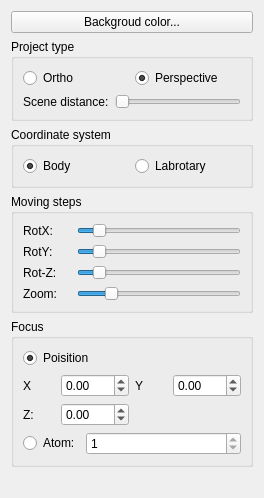
       <widget class="QWidget" name="scenePropertyTab">
        <attribute name="title">
         <string>Property</string>
        </attribute>
        <layout class="QVBoxLayout" name="verticalLayout_12">
         <item>
          <widget class="QPushButton" name="changeSceneColor">
           <property name="text">
            <string>Backgroud color...</string>
           </property>
           <property name="checkable">
            <bool>false</bool>
           </property>
          </widget>
         </item>
         <item>
          <widget class="QGroupBox" name="projecttypgroupBox">
           <property name="maximumSize">
            <size>
             <width>16777215</width>
             <height>104</height>
            </size>
           </property>
           <property name="title">
            <string>Project type</string>
           </property>
           <layout class="QVBoxLayout" name="verticalLayout_29">
            <item>
             <layout class="QHBoxLayout" name="horizontalLayout_38">
              <item>
               <widget class="QRadioButton" name="projectOrtho">
                <property name="text">
                 <string>Ortho</string>
                </property>
               </widget>
              </item>
              <item>
               <widget class="QRadioButton" name="projectPerspective">
                <property name="text">
                 <string>Perspective</string>
                </property>
                <property name="checked">
                 <bool>true</bool>
                </property>
               </widget>
              </item>
             </layout>
            </item>
            <item>
             <layout class="QHBoxLayout" name="horizontalLayout_39">
              <item>
               <widget class="QLabel" name="label">
                <property name="text">
                 <string>Scene distance:</string>
                </property>
                <property name="buddy">
                 <cstring>distanceSlider</cstring>
                </property>
               </widget>
              </item>
              <item>
               <widget class="QSlider" name="distanceSlider">
                <property name="orientation">
                 <enum>Qt::Horizontal</enum>
                </property>
               </widget>
              </item>
             </layout>
            </item>
           </layout>
          </widget>
         </item>
         <item>
          <widget class="QGroupBox" name="coordisysgroupBox">
           <property name="maximumSize">
            <size>
             <width>16777215</width>
             <height>100</height>
            </size>
           </property>
           <property name="title">
            <string>Coordinate system</string>
           </property>
           <layout class="QHBoxLayout" name="horizontalLayout_40">
            <item>
             <widget class="QRadioButton" name="coordsysBody">
              <property name="text">
               <string>Body       </string>
              </property>
              <property name="checked">
               <bool>true</bool>
              </property>
             </widget>
            </item>
            <item>
             <widget class="QRadioButton" name="coordsysLab">
              <property name="text">
               <string>Labrotary</string>
              </property>
             </widget>
            </item>
           </layout>
          </widget>
         </item>
         <item>
          <widget class="QGroupBox" name="movingstepGroupBox">
           <property name="title">
            <string>Moving steps</string>
           </property>
           <layout class="QVBoxLayout" name="verticalLayout_30">
            <item>
             <layout class="QHBoxLayout" name="horizontalLayout_41">
              <item>
               <widget class="QLabel" name="label_8">
                <property name="sizePolicy">
                 <sizepolicy hsizetype="Fixed" vsizetype="Preferred">
                  <horstretch>0</horstretch>
                  <verstretch>0</verstretch>
                 </sizepolicy>
                </property>
                <property name="minimumSize">
                 <size>
                  <width>48</width>
                  <height>0</height>
                 </size>
                </property>
                <property name="maximumSize">
                 <size>
                  <width>68</width>
                  <height>16777215</height>
                 </size>
                </property>
                <property name="text">
                 <string>RotX:</string>
                </property>
               </widget>
              </item>
              <item>
               <widget class="QSlider" name="rotationstepXSlider">
                <property name="minimum">
                 <number>1</number>
                </property>
                <property name="maximum">
                 <number>90</number>
                </property>
                <property name="value">
                 <number>10</number>
                </property>
                <property name="orientation">
                 <enum>Qt::Horizontal</enum>
                </property>
               </widget>
              </item>
             </layout>
            </item>
            <item>
             <layout class="QHBoxLayout" name="horizontalLayout_42">
              <item>
               <widget class="QLabel" name="label_22">
                <property name="sizePolicy">
                 <sizepolicy hsizetype="Fixed" vsizetype="Preferred">
                  <horstretch>0</horstretch>
                  <verstretch>0</verstretch>
                 </sizepolicy>
                </property>
                <property name="minimumSize">
                 <size>
                  <width>48</width>
                  <height>0</height>
                 </size>
                </property>
                <property name="maximumSize">
                 <size>
                  <width>68</width>
                  <height>16777215</height>
                 </size>
                </property>
                <property name="text">
                 <string>RotY:</string>
                </property>
               </widget>
              </item>
              <item>
               <widget class="QSlider" name="rotationstepYSlider">
                <property name="minimum">
                 <number>1</number>
                </property>
                <property name="maximum">
                 <number>90</number>
                </property>
                <property name="value">
                 <number>10</number>
                </property>
                <property name="orientation">
                 <enum>Qt::Horizontal</enum>
                </property>
               </widget>
              </item>
             </layout>
            </item>
            <item>
             <layout class="QHBoxLayout" name="horizontalLayout_43">
              <item>
               <widget class="QLabel" name="label_23">
                <property name="sizePolicy">
                 <sizepolicy hsizetype="Fixed" vsizetype="Preferred">
                  <horstretch>0</horstretch>
                  <verstretch>0</verstretch>
                 </sizepolicy>
                </property>
                <property name="minimumSize">
                 <size>
                  <width>48</width>
                  <height>0</height>
                 </size>
                </property>
                <property name="maximumSize">
                 <size>
                  <width>68</width>
                  <height>16777215</height>
                 </size>
                </property>
                <property name="text">
                 <string>Rot-Z:</string>
                </property>
               </widget>
              </item>
              <item>
               <widget class="QSlider" name="rotationstepZSlider">
                <property name="minimum">
                 <number>1</number>
                </property>
                <property name="maximum">
                 <number>90</number>
                </property>
                <property name="value">
                 <number>10</number>
                </property>
                <property name="orientation">
                 <enum>Qt::Horizontal</enum>
                </property>
               </widget>
              </item>
             </layout>
            </item>
            <item>
             <layout class="QHBoxLayout" name="horizontalLayout_44">
              <item>
               <widget class="QLabel" name="label_30">
                <property name="sizePolicy">
                 <sizepolicy hsizetype="Preferred" vsizetype="Preferred">
                  <horstretch>0</horstretch>
                  <verstretch>0</verstretch>
                 </sizepolicy>
                </property>
                <property name="minimumSize">
                 <size>
                  <width>48</width>
                  <height>0</height>
                 </size>
                </property>
                <property name="maximumSize">
                 <size>
                  <width>48</width>
                  <height>16777215</height>
                 </size>
                </property>
                <property name="text">
                 <string>Zoom:</string>
                </property>
               </widget>
              </item>
              <item>
               <widget class="QSlider" name="rotationstepZoomSlider">
                <property name="minimum">
                 <number>1</number>
                </property>
                <property name="maximum">
                 <number>50</number>
                </property>
                <property name="value">
                 <number>10</number>
                </property>
                <property name="orientation">
                 <enum>Qt::Horizontal</enum>
                </property>
               </widget>
              </item>
             </layout>
            </item>
           </layout>
          </widget>
         </item>
         <item>
          <widget class="QGroupBox" name="scenestyleFocusGroupBox">
           <property name="title">
            <string>Focus</string>
           </property>
           <layout class="QVBoxLayout" name="verticalLayout_24">
            <item>
             <widget class="QRadioButton" name="focusthroughPosRadioButton">
              <property name="text">
               <string>Poisition</string>
              </property>
              <property name="checked">
               <bool>true</bool>
              </property>
             </widget>
            </item>
            <item>
             <layout class="QHBoxLayout" name="horizontalLayout_31">
              <property name="spacing">
               <number>6</number>
              </property>
              <item>
               <widget class="QLabel" name="label_33">
                <property name="sizePolicy">
                 <sizepolicy hsizetype="Fixed" vsizetype="Preferred">
                  <horstretch>0</horstretch>
                  <verstretch>0</verstretch>
                 </sizepolicy>
                </property>
                <property name="minimumSize">
                 <size>
                  <width>32</width>
                  <height>0</height>
                 </size>
                </property>
                <property name="maximumSize">
                 <size>
                  <width>32</width>
                  <height>16777215</height>
                 </size>
                </property>
                <property name="text">
                 <string>X</string>
                </property>
                <property name="buddy">
                 <cstring>clipPosXSpinBox</cstring>
                </property>
               </widget>
              </item>
              <item>
               <widget class="QDoubleSpinBox" name="focusPosXSpinBox">
                <property name="toolTip">
                 <string/>
                </property>
                <property name="minimum">
                 <double>-999.990000000000009</double>
                </property>
                <property name="maximum">
                 <double>999.990000000000009</double>
                </property>
               </widget>
              </item>
              <item>
               <widget class="QLabel" name="label_41">
                <property name="sizePolicy">
                 <sizepolicy hsizetype="Fixed" vsizetype="Preferred">
                  <horstretch>0</horstretch>
                  <verstretch>0</verstretch>
                 </sizepolicy>
                </property>
                <property name="minimumSize">
                 <size>
                  <width>32</width>
                  <height>0</height>
                 </size>
                </property>
                <property name="maximumSize">
                 <size>
                  <width>32</width>
                  <height>16777215</height>
                 </size>
                </property>
                <property name="text">
                 <string>Y</string>
                </property>
               </widget>
              </item>
              <item>
               <widget class="QDoubleSpinBox" name="focusPosYSpinBox">
                <property name="minimum">
                 <double>-999.990000000000009</double>
                </property>
                <property name="maximum">
                 <double>999.990000000000009</double>
                </property>
               </widget>
              </item>
             </layout>
            </item>
            <item>
             <layout class="QHBoxLayout" name="horizontalLayout_33">
              <item>
               <widget class="QLabel" name="label_43">
                <property name="sizePolicy">
                 <sizepolicy hsizetype="Fixed" vsizetype="Preferred">
                  <horstretch>0</horstretch>
                  <verstretch>0</verstretch>
                 </sizepolicy>
                </property>
                <property name="minimumSize">
                 <size>
                  <width>32</width>
                  <height>0</height>
                 </size>
                </property>
                <property name="maximumSize">
                 <size>
                  <width>32</width>
                  <height>16777215</height>
                 </size>
                </property>
                <property name="text">
                 <string>Z:     </string>
                </property>
               </widget>
              </item>
              <item>
               <widget class="QDoubleSpinBox" name="focusPosZSpinBox">
                <property name="minimum">
                 <double>-999.990000000000009</double>
                </property>
                <property name="maximum">
                 <double>999.990000000000009</double>
                </property>
               </widget>
              </item>
              <item>
               <spacer name="horizontalSpacer_8">
                <property name="orientation">
                 <enum>Qt::Horizontal</enum>
                </property>
                <property name="sizeHint" stdset="0">
                 <size>
                  <width>40</width>
                  <height>20</height>
                 </size>
                </property>
               </spacer>
              </item>
             </layout>
            </item>
            <item>
             <layout class="QHBoxLayout" name="horizontalLayout_34">
              <item>
               <widget class="QRadioButton" name="focusthroughAtomRadioButton">
                <property name="sizePolicy">
                 <sizepolicy hsizetype="Fixed" vsizetype="Fixed">
                  <horstretch>0</horstretch>
                  <verstretch>0</verstretch>
                 </sizepolicy>
                </property>
                <property name="text">
                 <string>Atom:</string>
                </property>
               </widget>
              </item>
              <item>
               <widget class="QSpinBox" name="focusAtomSpinBox">
                <property name="readOnly">
                 <bool>true</bool>
                </property>
                <property name="minimum">
                 <number>1</number>
                </property>
                <property name="maximum">
                 <number>99999999</number>
                </property>
                <property name="value">
                 <number>1</number>
                </property>
               </widget>
              </item>
             </layout>
            </item>
           </layout>
          </widget>
         </item>
         <item>
          <spacer name="verticalSpacer_5">
           <property name="orientation">
            <enum>Qt::Vertical</enum>
           </property>
           <property name="sizeHint" stdset="0">
            <size>
             <width>20</width>
             <height>20</height>
            </size>
           </property>
          </spacer>
         </item>
        </layout>
       </widget>
